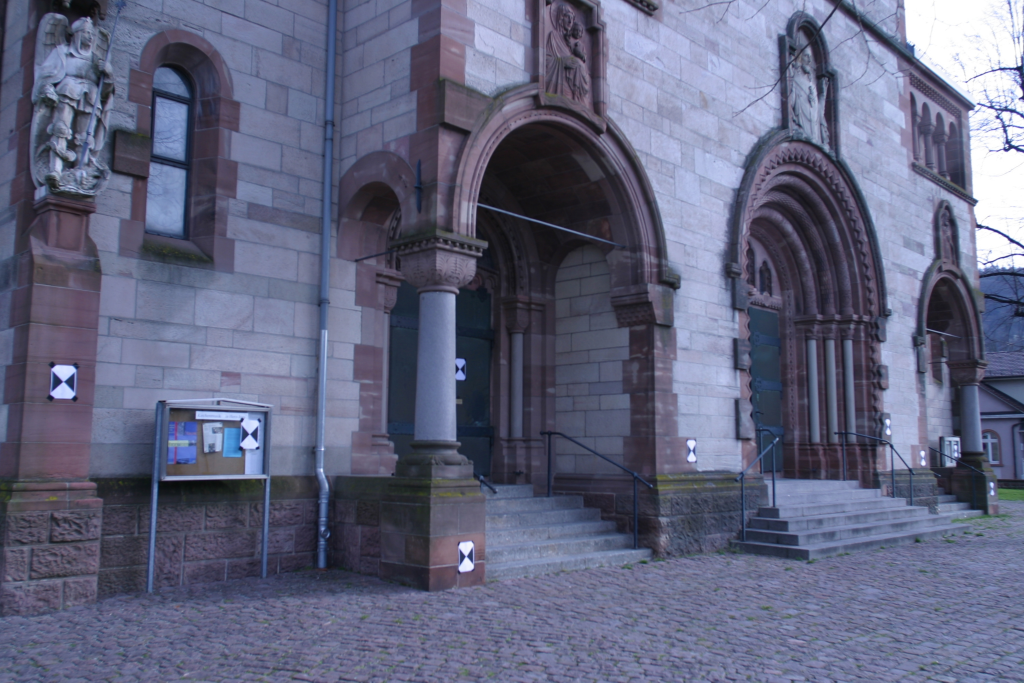
#> input picture HW4/Herz-Jesus-P8/0000.jpg, 3072 x 2048 px, found by its file name (shown at 1/3 size); its folder holds 4 pictures in this run
$ python testing.py
#> lines starting #> are read from the running program, lines starting #| are printed output that depends on the picture; long printed decimals are rounded
import cv2
import numpy as np
import os
from scipy.optimize import least_squares
from tomlkit import boolean
from tqdm import tqdm
import matplotlib.pyplot as plt

class Image_loader():
    def __init__(self, img_dir:str, downscale_factor:float):
        # loading the Camera intrinsic parameters K
#> called with img_dir = 'HW4/Datasets/Herz-Jesus-P8', downscale_factor = 2
        with open(img_dir + '/K.txt') as f:
#> (reads HW4/Herz-Jesus-P8/K.txt from the repository)
            self.K = np.array(list((map(lambda x:list(map(lambda x:float(x), x.strip().split(' '))),f.read().split('\n')))))
            self.image_list = []
        # Loading the set of images
        for image in sorted(os.listdir(img_dir)):
            if image[-4:].lower() == '.jpg' or image[-5:].lower() == '.png':
                self.image_list.append(img_dir + '/' + image)

        self.path = os.getcwd()
        self.factor = downscale_factor
        self.downscale()


    def downscale(self) -> None:
        '''
        Downscales the Image intrinsic parameter acc to the downscale factor
        '''
        self.K[0, 0] /= self.factor
        self.K[1, 1] /= self.factor
        self.K[0, 2] /= self.factor
        self.K[1, 2] /= self.factor

    def downscale_image(self, image):
        for _ in range(1,int(self.factor / 2) + 1):
            image = cv2.pyrDown(image)
        return image

class Sfm():
    def __init__(self, img_dir:str, downscale_factor:float = 2.0) -> None:
        '''
            Initialise and Sfm object.
        '''
        self.img_obj = Image_loader(img_dir,downscale_factor)

    def triangulation(self, point_2d_1, point_2d_2, projection_matrix_1, projection_matrix_2) -> tuple:
        '''
        Triangulates 3d points from 2d vectors and projection matrices
        returns projection matrix of first camera, projection matrix of second camera, point cloud
        '''
        pt_cloud = cv2.triangulatePoints(point_2d_1, point_2d_2, projection_matrix_1.T, projection_matrix_2.T)
        return projection_matrix_1.T, projection_matrix_2.T, (pt_cloud / pt_cloud[3])

    def PnP(self, obj_point, image_point , K, dist_coeff, rot_vector, initial) ->  tuple:
        '''
        Finds an object pose from 3D-2D point correspondences using the RANSAC scheme.
        returns rotational matrix, translational matrix, image points, object points, rotational vector
        '''
        if initial == 1:
            obj_point = obj_point[:, 0 ,:]
            image_point = image_point.T
            rot_vector = rot_vector.T
        _, rot_vector_calc, tran_vector, inlier = cv2.solvePnPRansac(obj_point, image_point, K, dist_coeff, cv2.SOLVEPNP_ITERATIVE)
        # Converts a rotation matrix to a rotation vector or vice versa
        rot_matrix, _ = cv2.Rodrigues(rot_vector_calc)

        if inlier is not None:
            image_point = image_point[inlier[:, 0]]
            obj_point = obj_point[inlier[:, 0]]
            rot_vector = rot_vector[inlier[:, 0]]
        return rot_matrix, tran_vector, image_point, obj_point, rot_vector

    def reprojection_error(self, obj_points, image_points, transform_matrix, K, homogenity) ->tuple:
        '''
        Calculates the reprojection error ie the distance between the projected points and the actual points.
        returns total error, object points
        '''
        rot_matrix = transform_matrix[:3, :3]
        tran_vector = transform_matrix[:3, 3]
        rot_vector, _ = cv2.Rodrigues(rot_matrix)
        if homogenity == 1:
            obj_points = cv2.convertPointsFromHomogeneous(obj_points.T)
        image_points_calc, _ = cv2.projectPoints(obj_points, rot_vector, tran_vector, K, None)
        image_points_calc = np.float32(image_points_calc[:, 0, :])
        total_error = cv2.norm(image_points_calc, np.float32(image_points.T) if homogenity == 1 else np.float32(image_points), cv2.NORM_L2)
        return total_error / len(image_points_calc), obj_points

    # [31 lines left out: functions optimal_reprojection_error, bundle_adjustment, not called in this run]

    def to_ply(self, path, point_cloud, colors) -> None:
        '''
        Generates the .ply which can be used to open the point cloud
        '''
        out_points = point_cloud.reshape(-1, 3) * 200
        out_colors = colors.reshape(-1, 3)
        print(out_colors.shape, out_points.shape)
        verts = np.hstack([out_points, out_colors])


        mean = np.mean(verts[:, :3], axis=0)
        scaled_verts = verts[:, :3] - mean
        dist = np.sqrt(scaled_verts[:, 0] ** 2 + scaled_verts[:, 1] ** 2 + scaled_verts[:, 2] ** 2)
        indx = np.where(dist < np.mean(dist) + 300)
        verts = verts[indx]
        ply_header = '''ply
            format ascii 1.0
            element vertex %(vert_num)d
            property float x
            property float y
            property float z
            property uchar blue
            property uchar green
            property uchar red
            end_header
            '''
        with open(path + '/res1/' + 'myPC1.ply', 'w') as f:
            f.write(ply_header % dict(vert_num=len(verts)))
            np.savetxt(f, verts, '%f %f %f %d %d %d')


    def common_points(self, image_points_1, image_points_2, image_points_3) -> tuple:
        '''
        Finds the common points between image 1 and 2 , image 2 and 3
        returns common points of image 1-2, common points of image 2-3, mask of common points 1-2 , mask for common points 2-3
        '''
        cm_points_1 = []
        cm_points_2 = []
        for i in range(image_points_1.shape[0]):
            a = np.where(image_points_2 == image_points_1[i, :])
            if a[0].size != 0:
                cm_points_1.append(i)
                cm_points_2.append(a[0][0])

        mask_array_1 = np.ma.array(image_points_2, mask=False)
        mask_array_1.mask[cm_points_2] = True
        mask_array_1 = mask_array_1.compressed()
        mask_array_1 = mask_array_1.reshape(int(mask_array_1.shape[0] / 2), 2)

        mask_array_2 = np.ma.array(image_points_3, mask=False)
        mask_array_2.mask[cm_points_2] = True
        mask_array_2 = mask_array_2.compressed()
        mask_array_2 = mask_array_2.reshape(int(mask_array_2.shape[0] / 2), 2)
        print(" Shape New Array", mask_array_1.shape, mask_array_2.shape)
        return np.array(cm_points_1), np.array(cm_points_2), mask_array_1, mask_array_2


    def find_features(self, image_0, image_1) -> tuple:
        '''
        Feature detection using the sift algorithm and KNN
        return keypoints(features) of image1 and image2
        '''

        sift = cv2.SIFT_create()
        key_points_0, desc_0 = sift.detectAndCompute(cv2.cvtColor(image_0, cv2.COLOR_BGR2GRAY), None)
        key_points_1, desc_1 = sift.detectAndCompute(cv2.cvtColor(image_1, cv2.COLOR_BGR2GRAY), None)

        bf = cv2.BFMatcher()
        matches = bf.knnMatch(desc_0, desc_1, k=2)
        feature = []
        for m, n in matches:
            if m.distance < 0.70 * n.distance:
                feature.append(m)

        return np.float32([key_points_0[m.queryIdx].pt for m in feature]), np.float32([key_points_1[m.trainIdx].pt for m in feature])

    def __call__(self, enable_bundle_adjustment:boolean=False):
#> called with enable_bundle_adjustment = False
        cv2.namedWindow('image', cv2.WINDOW_NORMAL)
        pose_array = self.img_obj.K.ravel()
        transform_matrix_0 = np.array([[1, 0, 0, 0], [0, 1, 0, 0], [0, 0, 1, 0]])
        transform_matrix_1 = np.empty((3, 4))

        pose_0 = np.matmul(self.img_obj.K, transform_matrix_0)
        pose_1 = np.empty((3, 4))
        total_points = np.zeros((1, 3))
        total_colors = np.zeros((1, 3))

        image_0 = self.img_obj.downscale_image(cv2.imread(self.img_obj.image_list[0]))
#> the loop in downscale_image, `for _ in range(1,int(self.factor / 2) + 1):` made 1 pass
        image_1 = self.img_obj.downscale_image(cv2.imread(self.img_obj.image_list[1]))
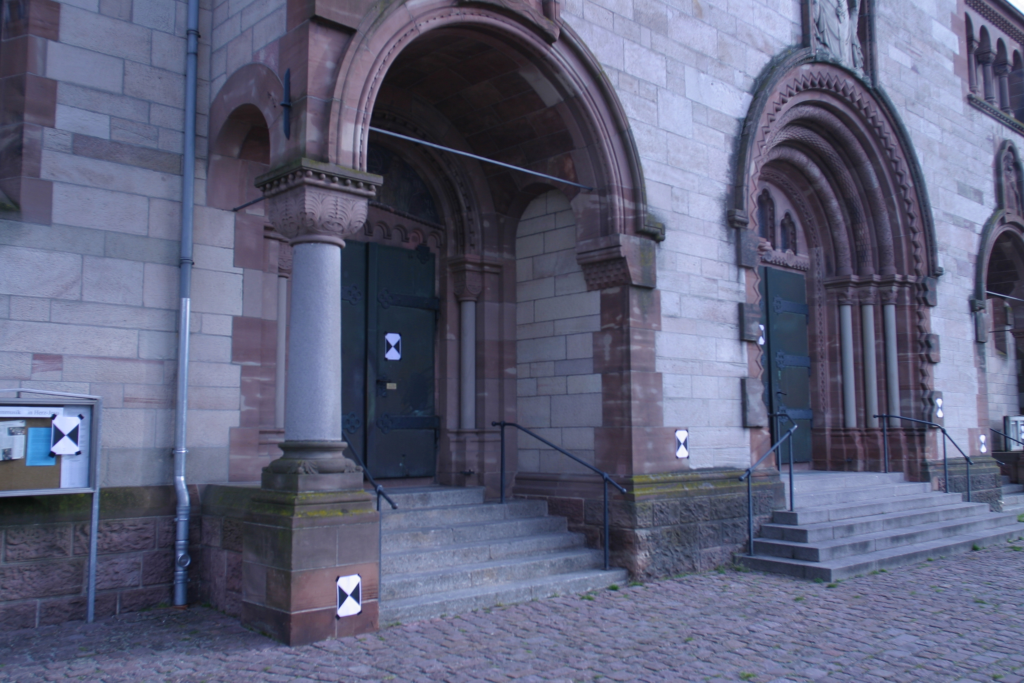
#> input picture HW4/Herz-Jesus-P8/0001.jpg, 3072 x 2048 px, found by its file name (shown at 1/3 size)
#> the loop in downscale_image (call 2), `for _ in range(1,int(self.factor / 2) + 1):` made 1 pass

        feature_0, feature_1 = self.find_features(image_0, image_1)
#> in find_features, `key_points_0, desc_0 = sift.detectAndCompute(cv2.cvtColor(image_0, cv2..`: key_points_0 = 4444 keypoints; strongest (x, y, size): (1518, 361, 5.1), (700, 849, 12.1), (1470, 340, 5), (1481, 342, 3.6)
#> in find_features, `key_points_1, desc_1 = sift.detectAndCompute(cv2.cvtColor(image_1, cv2..`: key_points_1 = 3100 keypoints; strongest (x, y, size): (525, 912, 16.9), (1142, 512, 6.3), (110, 653, 10.6), (81, 625, 5.1)
#> in find_features, `matches = bf.knnMatch(desc_0, desc_1, k=2)`: matches = 4444 matches
#> after the loop in find_features, `for m, n in matches:`: feature = 990 matches
#> feature_0 = 990 pairs, first value 82.22 to 1512.8, second value 133.3 to 1021; feature_1 = 990 pairs, first value 29.4 to 1529.4, second value 10.65 to 1020.5

        # Essential matrix
        essential_matrix, em_mask = cv2.findEssentialMat(feature_0, feature_1, self.img_obj.K, method=cv2.RANSAC, prob=0.999, threshold=0.4, mask=None)
#> essential_matrix = [[0.00938, -0.616, 0.0309], [0.635, 0.0037, -0.31], [-0.0229, 0.345, -0.00874]]; em_mask = 990 values, max 1 at index 6, min 0 at index 0, mean 0.827
        feature_0 = feature_0[em_mask.ravel() == 1]
#> feature_0 = 819 pairs, first value 328 to 1429.5, second value 133.3 to 901.1
        feature_1 = feature_1[em_mask.ravel() == 1]
#> feature_1 = 819 pairs, first value 38.12 to 1529.4, second value 10.65 to 989


        _, rot_matrix, tran_matrix, em_mask = cv2.recoverPose(essential_matrix, feature_0, feature_1, self.img_obj.K)
#> rot_matrix = [[0.998, 0.018, 0.0567], [-0.0168, 1, -0.0225], [-0.057, 0.0215, 0.998]]; tran_matrix = [-0.489, -0.0242, -0.872]; em_mask = 819 values from 255 to 255
        feature_0 = feature_0[em_mask.ravel() > 0]
        feature_1 = feature_1[em_mask.ravel() > 0]
        transform_matrix_1[:3, :3] = np.matmul(rot_matrix, transform_matrix_0[:3, :3])
        transform_matrix_1[:3, 3] = transform_matrix_0[:3, 3] + np.matmul(transform_matrix_0[:3, :3], tran_matrix.ravel())

        pose_1 = np.matmul(self.img_obj.K, transform_matrix_1)

        feature_0, feature_1, points_3d = self.triangulation(pose_0, pose_1, feature_0, feature_1)
        error, points_3d = self.reprojection_error(points_3d, feature_1, transform_matrix_1, self.img_obj.K, homogenity = 1)
#> in reprojection_error, `obj_points = cv2.convertPointsFromHomogeneous(obj_points.T)`: obj_points = 819 rows, first 8: [-1.1, -0.552, 3.51], [-1.03, 0.315, 3.36], [-1.03, 0.434, 3.34], [-1.02, 0.291, 3.33], [-1.02, 0.291, 3.33], [-1.06, 0.144, 3.45], [-1.03, 0.875, 3.37], [-1.02, 0.344, 3.35]
#> in reprojection_error, `image_points_calc, _ = cv2.projectPoints(obj_points, rot_vector, tran_..`: image_points_calc = 819 rows, first 8: [41.24, 175.7], [42.19, 629.9], [42.26, 695.4], [38.13, 618.3], [38.13, 618.3], [54.53, 534.7], [55.63, 930.4], [46.7, 645.6]
#> in reprojection_error, `image_points_calc = np.float32(image_points_calc[:, 0, :])`: image_points_calc = 819 pairs, first value 38.13 to 1529.6, second value 10.56 to 989.1
#> in reprojection_error, `total_error = cv2.norm(image_points_calc, np.float32(image_points.T) i..`: total_error = 4.17
#> error = 0.00509; points_3d has the same summary as obj_points in reprojection_error
        #ideally error < 1
        print("REPROJECTION ERROR: ", error)
#| REPROJECTION ERROR:  0.005095
        _, _, feature_1, points_3d, _ = self.PnP(points_3d, feature_1, self.img_obj.K, np.zeros((5, 1), dtype=np.float32), feature_0, initial=1)
#> in PnP, `obj_point = obj_point[:, 0 ,:]`: obj_point has the same summary as obj_points in reprojection_error
#> in PnP, `image_point = image_point.T`: image_point has the same summary as feature_1 in __call__
#> in PnP, `rot_vector = rot_vector.T`: rot_vector has the same summary as feature_0 in __call__
#> in PnP, `_, rot_vector_calc, tran_vector, inlier = cv2.solvePnPRansac(obj_point..`: rot_vector_calc = [0.022, 0.0569, -0.0175]; tran_vector = [-0.489, -0.0243, -0.871]; inlier = 819 values from 0 to 818
#> in PnP, `rot_matrix, _ = cv2.Rodrigues(rot_vector_calc)`: rot_matrix = [[0.998, 0.0181, 0.0567], [-0.0168, 1, -0.0225], [-0.057, 0.0215, 0.998]]

        total_images = len(self.img_obj.image_list) - 2
        pose_array = np.hstack((np.hstack((pose_array, pose_0.ravel())), pose_1.ravel()))

        threshold = 0.5
        for i in tqdm(range(total_images)):
            image_2 = self.img_obj.downscale_image(cv2.imread(self.img_obj.image_list[i + 2]))
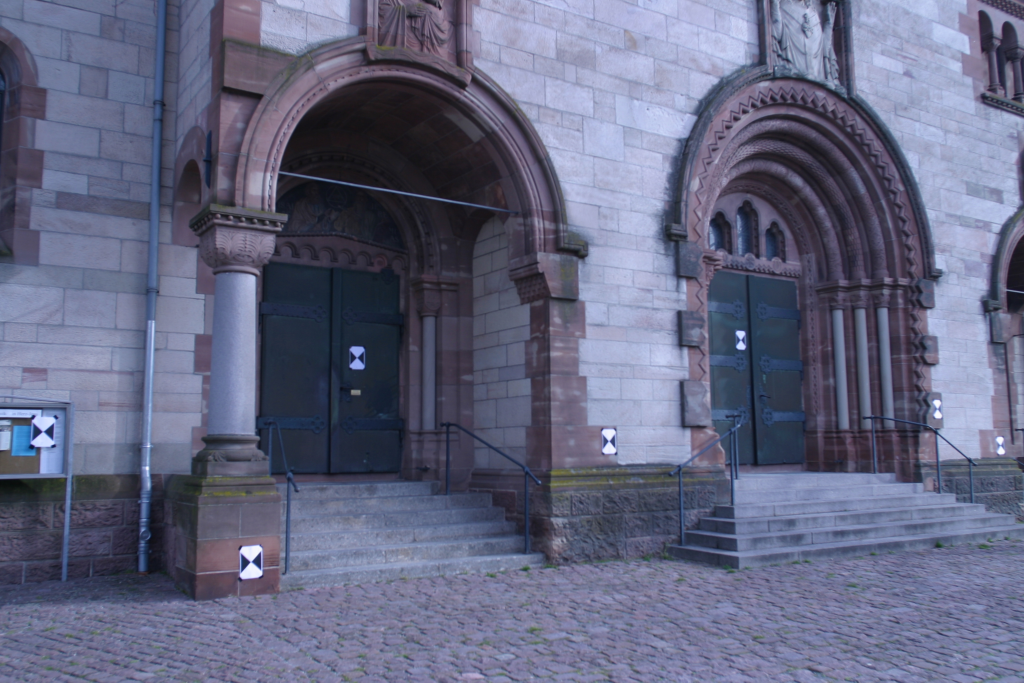
#> input picture HW4/Herz-Jesus-P8/0002.jpg, 3072 x 2048 px, found by its file name (shown at 1/3 size)
            features_cur, features_2 = self.find_features(image_1, image_2)
#> in find_features (call 2), `key_points_0, desc_0 = sift.detectAndCompute(cv2.cvtColor(image_0, cv2..`: key_points_0 has the same summary as key_points_1
#> (the rest of the program and of its run is left out)
